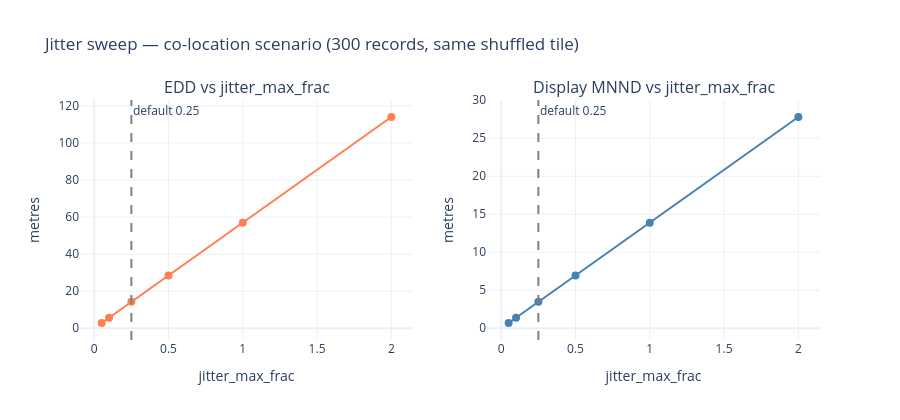

Write notebook code for a chart like this one.
### Code cell
fig = make_subplots(
    rows=1, cols=2,
    subplot_titles=['EDD vs jitter_max_frac', 'Display MNND vs jitter_max_frac'],
)

fig.add_trace(go.Scatter(
    x=df_sweep['frac'], y=df_sweep['edd_m'],
    mode='lines+markers', name='EDD (m)',
    line=dict(color='coral', width=2), marker=dict(size=8),
), row=1, col=1)

fig.add_trace(go.Scatter(
    x=df_sweep['frac'], y=df_sweep['mnnd_disp_m'],
    mode='lines+markers', name='MNND display (m)',
    line=dict(color='steelblue', width=2), marker=dict(size=8),
), row=1, col=2)

for col in [1, 2]:
    fig.add_vline(x=0.25, line_dash='dash', line_color='gray',
                  annotation_text='default 0.25',
                  annotation_position='top right',
                  row=1, col=col)

fig.update_xaxes(title_text='jitter_max_frac')
fig.update_yaxes(title_text='metres', row=1, col=1)
fig.update_yaxes(title_text='metres', row=1, col=2)
fig.update_layout(
    title='Jitter sweep — co-location scenario (300 records, same shuffled tile)',
    template='plotly_white', height=420, showlegend=False,
)
fig.show()

### Figure 1 — Plotly figure (JSON) as saved in the notebook; plotly's stock layout.template omitted (floating-point values rounded to 4 significant figures)
{"data": [{"line": {"color": "coral", "width": 2}, "marker": {"size": 8}, "mode": "lines+markers", "name": "EDD (m)", "type": "scatter", "x": [0.05, 0.1, 0.25, 0.5, 1.0, 2.0], "xaxis": "x", "y": [2.85, 5.7, 14.25, 28.5, 57.0, 114.0], "yaxis": "y"}, {"line": {"color": "steelblue", "width": 2}, "marker": {"size": 8}, "mode": "lines+markers", "name": "MNND display (m)", "type": "scatter", "x": [0.05, 0.1, 0.25, 0.5, 1.0, 2.0], "xaxis": "x2", "y": [0.6948, 1.39, 3.474, 6.948, 13.9, 27.79], "yaxis": "y2"}], "layout": {"annotations": [{"font": {"size": 16}, "showarrow": false, "text": "EDD vs jitter_max_frac", "x": 0.225, "xanchor": "center", "xref": "paper", "y": 1.0, "yanchor": "bottom", "yref": "paper"}, {"font": {"size": 16}, "showarrow": false, "text": "Display MNND vs jitter_max_frac", "x": 0.775, "xanchor": "center", "xref": "paper", "y": 1.0, "yanchor": "bottom", "yref": "paper"}, {"showarrow": false, "text": "default 0.25", "x": 0.25, "xanchor": "left", "xref": "x", "y": 1, "yanchor": "top", "yref": "y domain"}, {"showarrow": false, "text": "default 0.25", "x": 0.25, "xanchor": "left", "xref": "x2", "y": 1, "yanchor": "top", "yref": "y2 domain"}], "height": 420, "shapes": [{"line": {"color": "gray", "dash": "dash"}, "type": "line", "x0": 0.25, "x1": 0.25, "xref": "x", "y0": 0, "y1": 1, "yref": "y domain"}, {"line": {"color": "gray", "dash": "dash"}, "type": "line", "x0": 0.25, "x1": 0.25, "xref": "x2", "y0": 0, "y1": 1, "yref": "y2 domain"}], "showlegend": false, "title": {"text": "Jitter sweep — co-location scenario (300 records, same shuffled tile)"}, "xaxis": {"anchor": "y", "domain": [0.0, 0.45], "title": {"text": "jitter_max_frac"}}, "xaxis2": {"anchor": "y2", "domain": [0.55, 1.0], "title": {"text": "jitter_max_frac"}}, "yaxis": {"anchor": "x", "domain": [0.0, 1.0], "title": {"text": "metres"}}, "yaxis2": {"anchor": "x2", "domain": [0.0, 1.0], "title": {"text": "metres"}}}}
